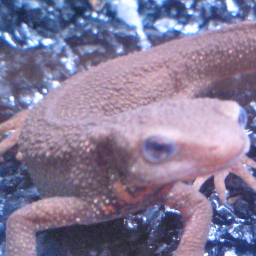
#> input picture imori_256x256.png, 256 x 256 px, found by its file name
$ jupyter execute --allow-errors week_09.ipynb
#> lines starting #> are read from the running program, lines starting #| are printed output that depends on the picture
[cell 1]
import itertools
import numpy as np
import cv2
import matplotlib.pyplot as plt
from skimage import io
import pandas as pd
import matplotlib as mpl

[cell 2]
plt.rcParams['font.family'] = 'Hiragino Sans'

[cell 3]
img_orig = io.imread('https://github.com/yoyoyo-yo/Gasyori100knock/blob/master/dataset/images/imori_256x256.png?raw=true')
#> img_orig is the input picture: shape (256, 256, 3); mean R, G, B 133.4, 122.3, 152.1
img_gray = cv2.cvtColor(img_orig, cv2.COLOR_RGB2GRAY)
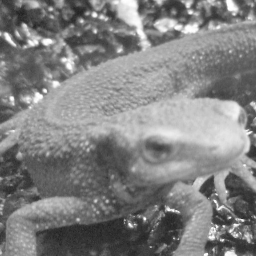
#> img_gray: shape (256, 256); min 32, max 255, mean 129
#> (the rest of this cell did not finish here and is left out)

## k-means法

https://qiita.com/DS27/items/fca4cf34fc50a2344695

[cell 4]
from sklearn.cluster import KMeans
from sklearn.datasets import load_iris

[cell 5]
# データ読み込み
iris = load_iris()
iris.keys()

# データフレームに格納
df_iris = pd.DataFrame(iris.data, columns=iris.feature_names)
df_iris['target'] = iris.target # アヤメの種類（正解ラベル）
df_iris.head()

# 2変数の散布図（正解ラベルで色分け）
plt.scatter(df_iris['petal length (cm)'], df_iris['petal width (cm)'], c=df_iris.target, cmap=mpl.cm.jet)
plt.xlabel('petal_length')
plt.ylabel('petal_width')
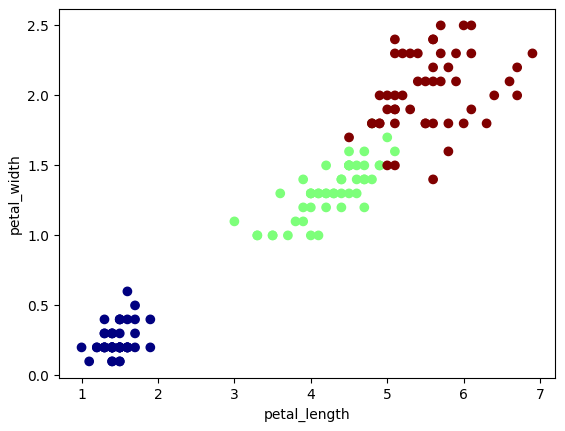
#> figure drawn by matplotlib, 1 panel

[cell 6]
# Elbow Method
wcss = []

for i in range(1, 10):
    kmeans = KMeans(n_clusters = i, init = 'k-means++', max_iter = 300, n_init = 30, random_state = 0)
    kmeans.fit(df_iris.iloc[:, 2:4])
    wcss.append(kmeans.inertia_)


plt.plot(range(1, 10), wcss)
plt.title('The elbow method')
plt.xlabel('Number of clusters')
plt.ylabel('WCSS')
plt.show()
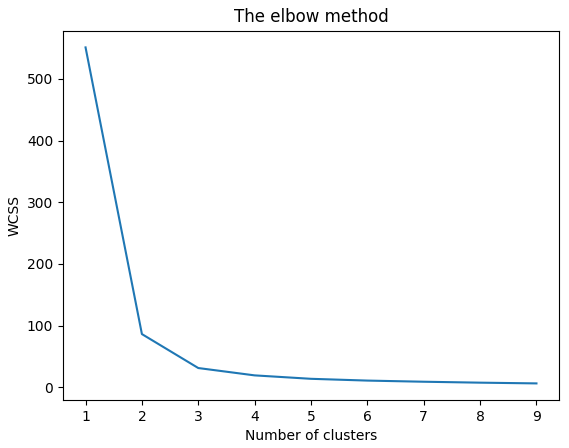
#> figure drawn by matplotlib, 1 panel

[cell 7]
# モデリング
clf = KMeans(n_clusters=3, random_state=1)
clf.fit(df_iris.iloc[:, 2:4])

# 学習データのクラスタ番号
clf.labels_

# 未知データに対してクラスタ番号を付与
# 今回は学習データに対して予測しているので、`clf.labels_` と同じ結果
y_pred = clf.predict(df_iris.iloc[:, 2:4])
y_pred

# 実際の種類とクラスタリングの結果を比較
fig, (ax1, ax2) = plt.subplots(figsize=(16, 4), ncols=2)

# 実際の種類の分布
ax1.scatter(df_iris['petal length (cm)'], df_iris['petal width (cm)'], c=df_iris.target, cmap=mpl.cm.jet)
ax1.set_xlabel('petal_length')
ax1.set_ylabel('petal_width')
ax1.set_title('Actual')

# クラスター分析で分類されたクラスタの分布
ax2.scatter(df_iris['petal length (cm)'], df_iris['petal width (cm)'], c=y_pred, cmap=mpl.cm.jet)
ax2.set_xlabel('petal_length')
ax2.set_ylabel('petal_width')
ax2.set_title('Predict')
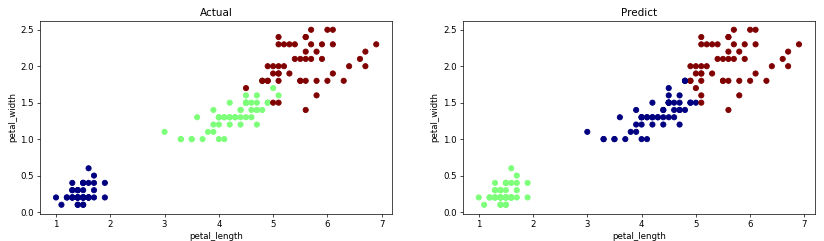
#> figure drawn by matplotlib, 2 panels

$ run again, with notebooks/color/Aerial.bmp saved as imori_256x256.png
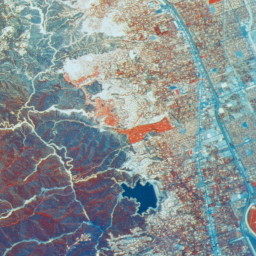
#> input picture notebooks/color/Aerial.bmp, 256 x 256 px, found by its file name
#> img_orig is the input picture: shape (256, 256, 3); mean R, G, B 134.9, 144.1, 145.7
#> `img_gray = cv2.cvtColor(img_orig, cv2.COLOR_RGB2GRAY)`:
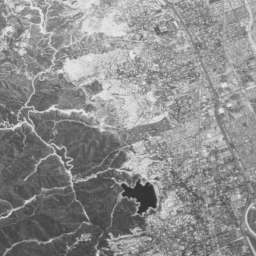
#> img_gray: shape (256, 256); min 48, max 230, mean 141.5

$ run again, with notebooks/color/Airplane.bmp saved as imori_256x256.png
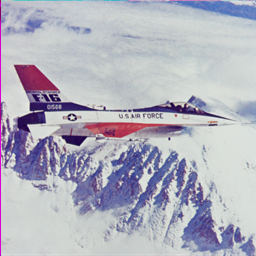
#> input picture notebooks/color/Airplane.bmp, 256 x 256 px, found by its file name
#> img_orig is the input picture: shape (256, 256, 3); mean R, G, B 177.4, 177.1, 190
#> `img_gray = cv2.cvtColor(img_orig, cv2.COLOR_RGB2GRAY)`:
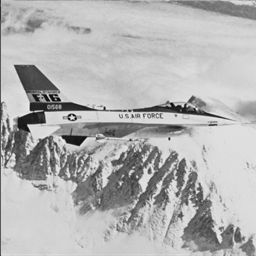
#> img_gray: shape (256, 256); min 11, max 239, mean 178.7
